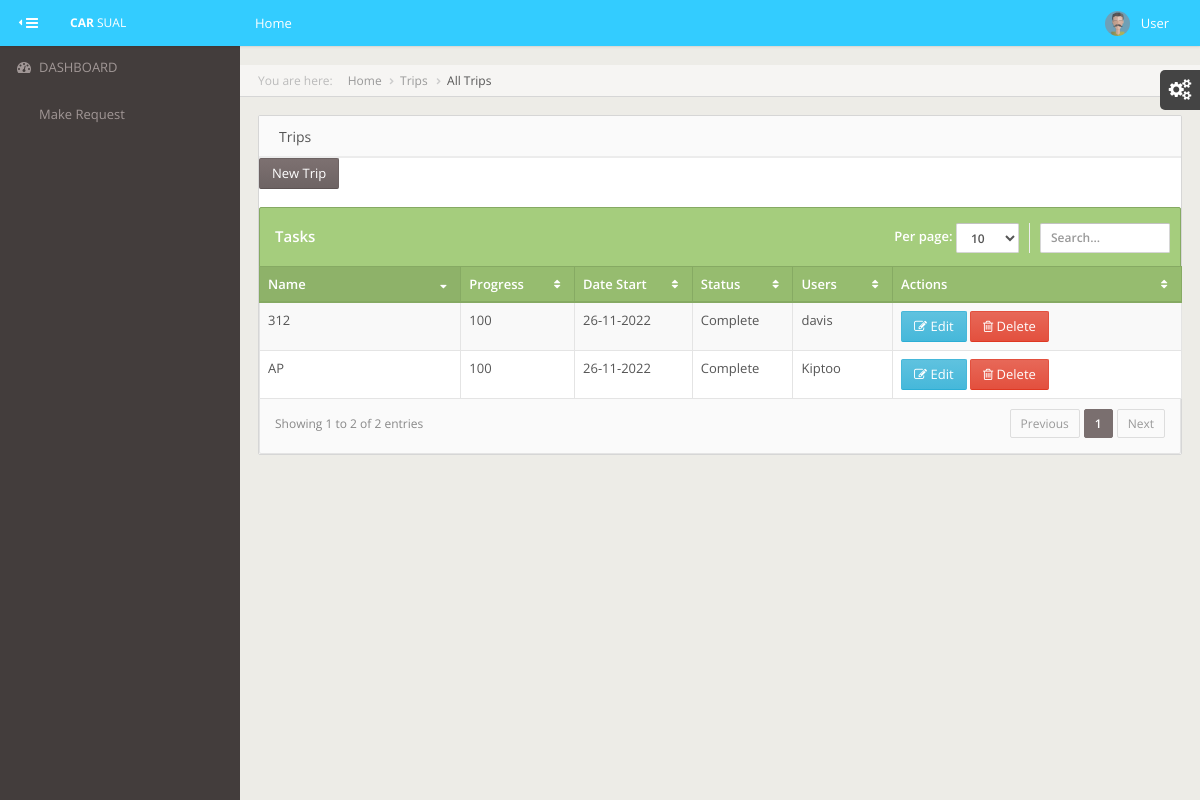
Screenshot of /requests.php with the database file from the repository.
### tables this page shows
CREATE TABLE `tasks` (
  `T_ID` int(11) NOT NULL,
  `T_NAME` varchar(70) NOT NULL,
  `T_PROGRESS` varchar(70) NOT NULL,
  `T_STATUS` int(11) DEFAULT 1,
  `T_DATE` timestamp NULL DEFAULT current_timestamp(),
  `P_ID` int(11) NOT NULL,
  `US_ID` int(11) DEFAULT NULL
);

CREATE TABLE `users` (
  `U_ID` int(11) NOT NULL,
  `U_NAME` varchar(70) NOT NULL,
  `U_EMAIL` varchar(70) NOT NULL,
  `U_PHONE` varchar(70) NOT NULL,
  `U_PASSWORD` varchar(70) DEFAULT '123456',
  `U_FNAME` varchar(70) NOT NULL,
  `U_STATUS` int(11) NOT NULL DEFAULT 1,
  `U_TYPE` varchar(20) NOT NULL DEFAULT 'CUSTOMER'
);

### classes/DBConn.class.php (called while the page is built, shortened)
<?php
class DBConn {
    var $connection;
    public function __construct() {
        $DB_SERVER = 'localhost';
        $DB_USERNAME = 'rot';
        $DB_PASSWORD = '';
        $DB_DATABASE = 'Towtrucks';
        $connection = mysqli_connect($DB_SERVER, $DB_USERNAME, $DB_PASSWORD) or
        die('Oops connection error -> ' . mysqli_connect_error());
        $this->connection = $connection;
    }
    function simpleLazySelect($table, $condition) {
        $strSEL = "SELECT * FROM " . $table . " " . (($condition)) . "";
        $objSC = mysqli_query($this->connection, $strSEL);
        if ($objSC) {
            $data = array();
            while ($det = mysqli_fetch_assoc($objSC)) {
                $data[] = $det;
            }
            return $data;
        } else {
            return false;
        }
    }
}

### classes/ListDisplay.class.php (called while the page is built, shortened)
<?php
 include_once('DBConn.class.php');
class listDisplay extends DBConn{
	public function paged_result($table,$condition,$start = null, $end = null) {
	   return $this->simpleLazySelect($table, $condition);
	}
}
?>

### classes/Admins.class.php (called while the page is built, shortened)
<?php
include_once('DBConn.class.php');
class Admin extends DBConn {
    function getUsername($id){
         $username = $this->simpleLazySelect('users', "WHERE U_ID = '$id'");
        return @$username;
    }
}?>

### requests.php (the view, shortened to what this page needs)
<?php
include 'header.php';
require_once('classes/ListDisplay.class.php');
$list = new listDisplay();
require_once('classes/Admins.class.php');
$admin = new Admin();
?>
<div id="content-wrapper">
    <ul class="breadcrumb breadcrumb-page">
        <div class="breadcrumb-label text-light-gray">You are here: </div>
        <li><a href="index.php">Home</a></li>
        <li><a href="#">Trips</a></li>
        <li class="active"><a href="#">All Trips</a></li>
    </ul>
    <div class="row">
        <div class="col-md-12">
            <div class="panel">
                <div class="panel-heading">
                    <span class="panel-title">Trips</span>
                </div>
                <div><a href="new_task.php" class="btn btn-primary ajax-link">New Trip</a>&nbsp;</div>
                <div class="table-light-green">
                    <table cellpadding="0" cellspacing="0" border="0" class="table table-striped table-bordered" id="jq-datatables-example">
                        <thead>
                            <tr>
                                <th width="193">Name</th>
                                <th width="100">Progress</th>
                                <th width="105">Date Start</th>
                                <th width="86">Status</th>
                                <th width="86">Users</th>
                                <th width="283">Actions</th>
                            </tr>
                        </thead>
                        <tbody>
                            <?php
                            if(isset($_REQUEST['id'])){
                                $id =$_REQUEST['id'];
                            $items = $list->paged_result('tasks', "WHERE T_STATUS <> 0 AND P_ID = '$id'");
                            }else{
                            $items = $list->paged_result('tasks', "WHERE T_STATUS <> 0");
                            }
                            $count = count($items);
                            if ($count == 0) {
                                echo 'No records';
                                $numRow = 0;
                            } else {
                                $conf = "if(confirm('Please confirm you want to delete this item')){ return true;}else{return false;}";
                                foreach ($items as $it) {
                                        if($it['T_PROGRESS'] == 100){
                                            $status = "Complete";
                                        }
                                        $username = $admin->getUsername($it['T_ID'])[0]['U_NAME'];
                                    echo '<tr>
								<td>' . $it['T_NAME']. '</td>
								<td>' . $it['T_PROGRESS'] . '</td>
								<td class="center">' . date('d-m-Y', strtotime($it['T_DATE'])) . '</td>
								<td class="center">' . $status . '</td>
								<td class="center">' . $username . '</td>
								<td class="center">
									<a class="btn btn-info" href="edit_task.php?id=' . $it['T_ID'] . '">
										<i class="fa fa-edit icon-white"></i>
										Edit
									</a>
									<a onClick="' . $conf . '" class="btn btn-danger" href="exec/task-exec.php?tag=delete&id=' . $it['T_ID'] . '">
										<i class="fa fa-trash-o icon-white"></i>
										Delete
									</a>
								</td>
							</tr>';
                                }
                            }
                            ?>
                        </tbody>
                    </table>
                </div>
            </div>
        </div>
    </div>
</div>
</div>
<?php
include 'footer.php';
?>

### rows the page displays
tasks: T_NAME "312", T_PROGRESS "100", T_DATE "26-11-2022", T_PROGRESS "Complete", T_ID.U_NAME "davis"
tasks: T_NAME "AP", T_PROGRESS "100", T_DATE "26-11-2022", T_PROGRESS "Complete", T_ID.U_NAME "Kiptoo"
